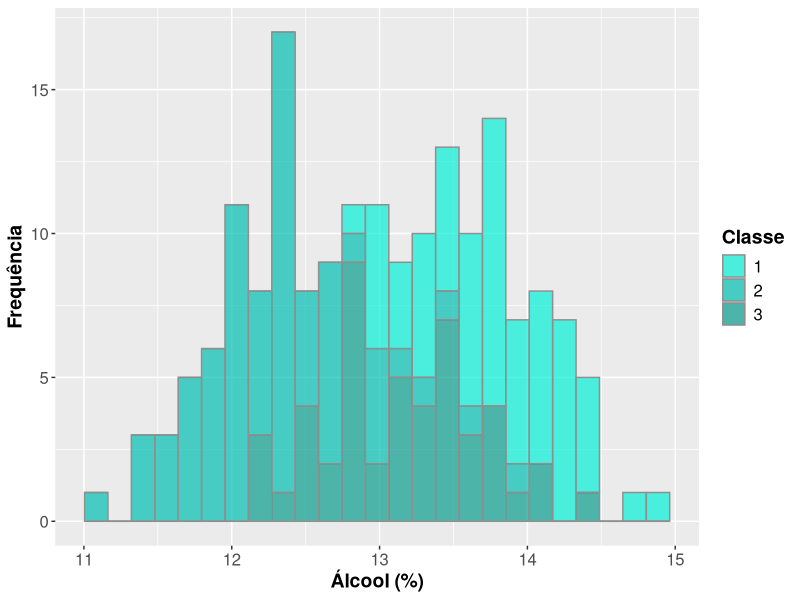

Reproduce this figure in R.
library(ggplot2)

df <- read.csv("wines.csv", fileEncoding = "UTF-8-BOM")

  ggplot(data = df, mapping = aes(Alcohol, fill = factor(Class))) +
    geom_histogram(bins = 25, alpha = 0.7, color = "#8f8f8f") +
    labs(x = "Álcool (%)", y = "Frequência", fill = "Classe") +
    scale_fill_manual(values = c("#03efd7", "#00bfb3", "#089c8d")) +
    theme(axis.text = element_text(size = 12),
          axis.title = element_text(size = 14, face = "bold"),
          legend.text = element_text(size = 12),
          legend.title = element_text(size = 14, face = "bold"))

  

  







